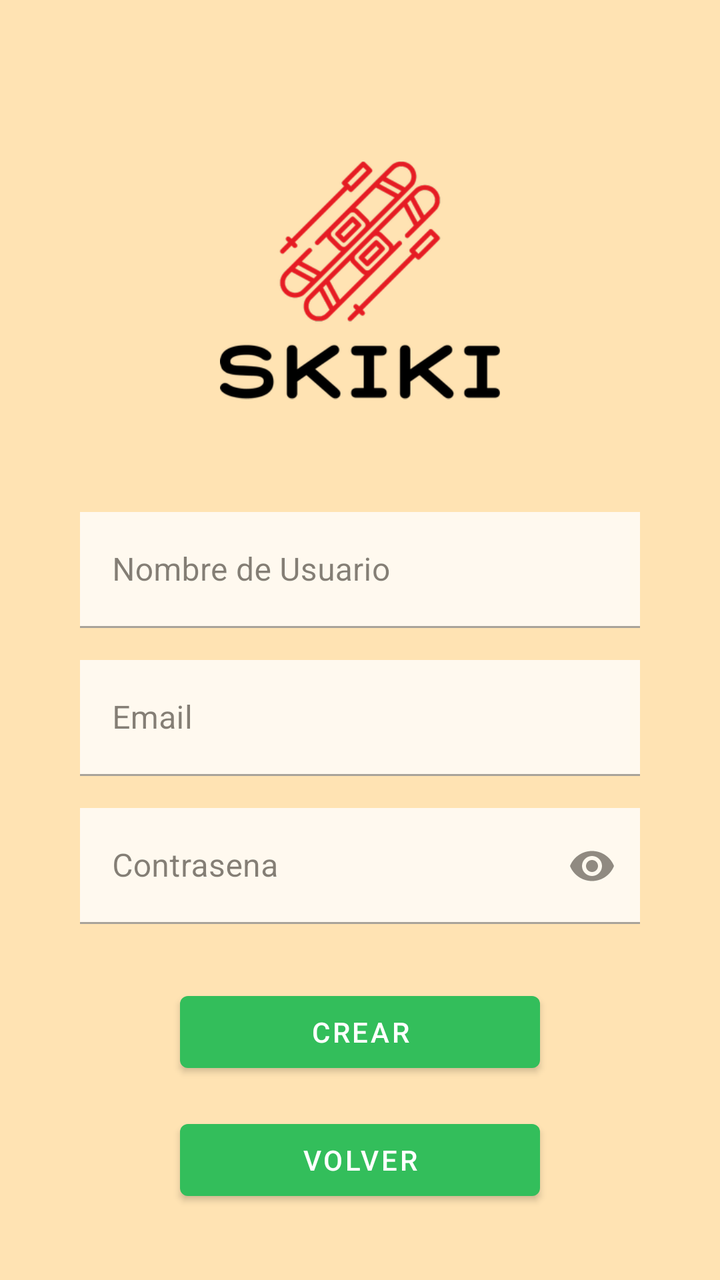
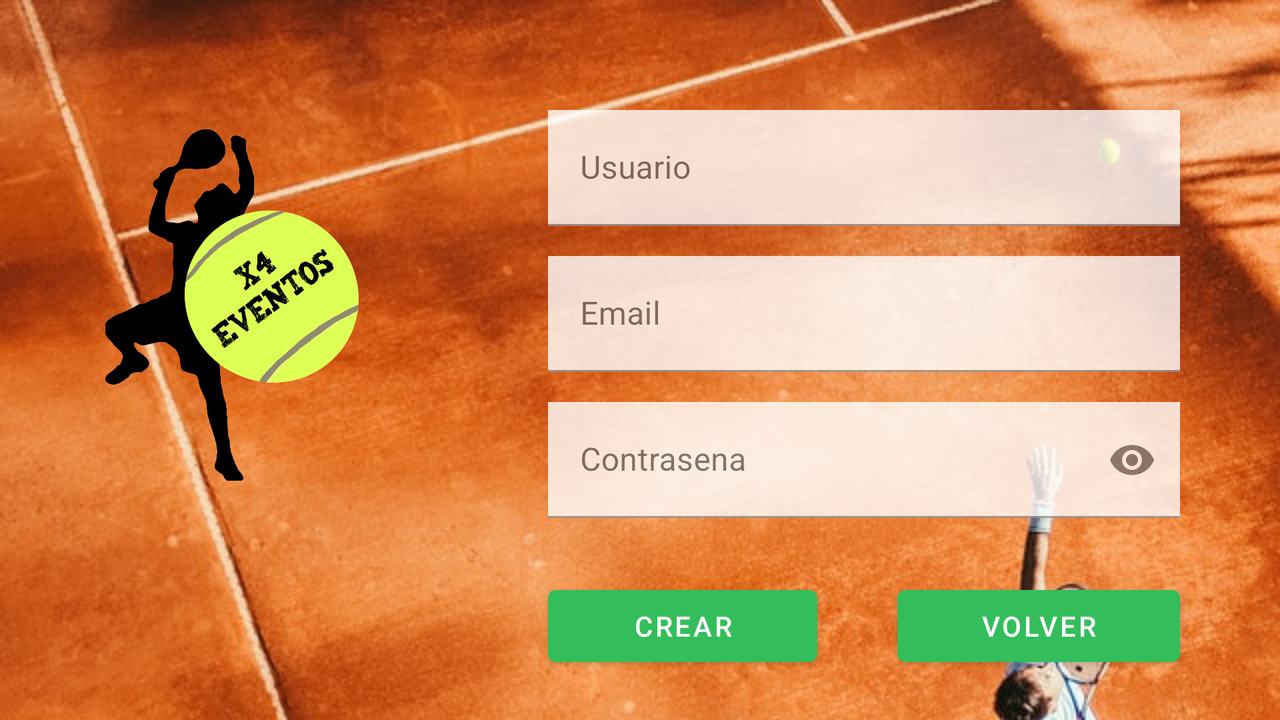

The same Android screen from two of the app's own layout files: first res/layout/ as a phone draws it, then the repository's variant for another configuration, drawn on a device whose configuration selects that folder. Both files follow.
<!-- AndroidManifest.xml: activity theme AppThemeNoActionBar -->
<!-- res/layout/activity_registration.xml -->
<?xml version="1.0" encoding="utf-8"?>
<androidx.constraintlayout.widget.ConstraintLayout xmlns:android="http://schemas.android.com/apk/res/android"
    xmlns:app="http://schemas.android.com/apk/res-auto"
    xmlns:tools="http://schemas.android.com/tools"
    android:layout_width="match_parent"
    android:layout_height="match_parent"
    android:background="@color/colorAccent"
    tools:context=".RegistrationActivity">

    

    <ImageView
        android:id="@+id/imageView3"
        android:layout_width="wrap_content"
        android:layout_height="wrap_content"
        app:layout_constraintStart_toStartOf="parent"
        app:layout_constraintTop_toTopOf="parent"
        android:scaleType="matrix"
        android:src="@drawable/sk3" />

    <ImageView
        android:id="@+id/imageView2"
        android:layout_width="0dp"
        android:layout_height="200dp"
        android:layout_marginTop="40dp"
        android:layout_marginHorizontal="20dp"
        app:layout_constraintEnd_toEndOf="@id/guideline2"
        app:layout_constraintHorizontal_bias="0.0"
        app:layout_constraintStart_toStartOf="@id/guideline1"
        app:layout_constraintTop_toTopOf="parent"
        android:src="@drawable/skiki"/>

    <com.google.android.material.textfield.TextInputLayout
        android:id="@+id/usernameTIL"
        android:layout_width="0dp"
        android:layout_height="58dp"
        android:layout_marginTop="16dp"
        android:layout_marginRight="40dp"
        android:layout_marginLeft="40dp"
        android:alpha="0.8"
        android:hint="Nombre de Usuario"
        android:background="@android:color/white"
        app:layout_constraintEnd_toEndOf="parent"
        app:layout_constraintStart_toStartOf="parent"
        app:layout_constraintTop_toBottomOf="@id/imageView2">

        <com.google.android.material.textfield.TextInputEditText
            android:layout_width="match_parent"
            android:layout_height="match_parent"
            android:background="@android:color/white"
            />

    </com.google.android.material.textfield.TextInputLayout>



    <com.google.android.material.textfield.TextInputLayout
        android:id="@+id/passwordTIL"
        android:layout_width="0dp"
        android:layout_height="58dp"
        android:layout_marginTop="16dp"
        android:layout_marginRight="40dp"
        android:layout_marginLeft="40dp"
        android:alpha="0.8"
        android:hint="Contrasena"
        app:endIconMode="password_toggle"
        android:background="@android:color/white"
        app:layout_constraintEnd_toEndOf="parent"
        app:layout_constraintStart_toStartOf="parent"
        app:layout_constraintTop_toBottomOf="@id/emailTIL">

        <com.google.android.material.textfield.TextInputEditText
            android:layout_width="match_parent"
            android:layout_height="match_parent"
            android:background="@android:color/white"
            android:inputType="textPassword"
            />
    </com.google.android.material.textfield.TextInputLayout>

    <com.google.android.material.textfield.TextInputLayout
        android:id="@+id/emailTIL"
        android:layout_width="0dp"
        android:layout_height="58dp"
        android:layout_marginTop="16dp"
        android:layout_marginRight="40dp"
        android:layout_marginLeft="40dp"
        android:alpha="0.8"
        android:hint="Email"
        android:background="@android:color/white"
        app:layout_constraintEnd_toEndOf="parent"
        app:layout_constraintStart_toStartOf="parent"
        app:layout_constraintTop_toBottomOf="@id/usernameTIL">

        <com.google.android.material.textfield.TextInputEditText
            android:layout_width="match_parent"
            android:layout_height="match_parent"
            android:background="@android:color/white"
            android:inputType="textEmailAddress"
            />
    </com.google.android.material.textfield.TextInputLayout>

    <androidx.constraintlayout.widget.Guideline
        android:id="@+id/guideline1"
        android:layout_width="wrap_content"
        android:layout_height="wrap_content"
        android:orientation="vertical"
        app:layout_constraintGuide_percent="0.25" />

    <androidx.constraintlayout.widget.Guideline
        android:id="@+id/guideline2"
        android:layout_width="wrap_content"
        android:layout_height="wrap_content"
        android:orientation="vertical"
        app:layout_constraintGuide_percent="0.75" />

    <com.google.android.material.button.MaterialButton
        android:id="@+id/material_btn_crear"
        android:layout_width="0dp"
        android:layout_height="wrap_content"
        android:layout_marginTop="30dp"
        android:text="@string/txt_crear"
        app:layout_constraintEnd_toEndOf="@id/guideline2"
        app:layout_constraintStart_toStartOf="@id/guideline1"
        app:layout_constraintTop_toBottomOf="@id/passwordTIL"
        style="@style/ButtonStraight"/>

    <com.google.android.material.button.MaterialButton
        android:id="@+id/material_btn_volver"
        android:layout_width="0dp"
        android:layout_height="wrap_content"
        android:layout_marginTop="16dp"
        android:text="@string/txt_volver"
        app:layout_constraintEnd_toEndOf="@id/guideline2"
        app:layout_constraintHorizontal_bias="0.0"
        app:layout_constraintStart_toStartOf="@id/guideline1"
        app:layout_constraintTop_toBottomOf="@+id/material_btn_crear"
        style="@style/ButtonStraight"/>

</androidx.constraintlayout.widget.ConstraintLayout>
<!-- resources referenced by this layout -->
<resources>
  <color name="colorAccent">#FFE3B3</color>
  <!-- drawable skiki: png bitmap (drawable, 40050 bytes) -->
  <string name="txt_crear">CREAR</string>
  <string name="txt_volver">VOLVER</string>
  <style name="AppThemeNoActionBar" parent="Theme.MaterialComponents.DayNight.NoActionBar">
          
          <item name="colorPrimary">@color/colorPrimary</item>
          <item name="colorPrimaryDark">@color/colorPrimaryDark</item>
          <item name="colorAccent">@color/colorAccent</item>
      </style>
  <color name="colorPrimary">#33BE5B</color>
  <color name="colorPrimaryDark">#0B8A30</color>
</resources>
<!-- res/layout-land/activity_registration.xml (the repository's variant of the layout above) -->
<!-- drawn on the phone turned sideways -->
<?xml version="1.0" encoding="utf-8"?>
<androidx.constraintlayout.widget.ConstraintLayout xmlns:android="http://schemas.android.com/apk/res/android"
    xmlns:app="http://schemas.android.com/apk/res-auto"
    xmlns:tools="http://schemas.android.com/tools"
    android:layout_width="match_parent"
    android:layout_height="match_parent"
    android:background="@color/colorAccent"
    tools:context=".RegistrationActivity">

    

    <ImageView
        android:id="@+id/imageView3"
        android:layout_width="wrap_content"
        android:layout_height="wrap_content"
        app:layout_constraintStart_toStartOf="parent"
        app:layout_constraintTop_toTopOf="parent"
        android:scaleType="matrix"
        android:src="@drawable/tenis_photo" />

    <ImageView
        android:id="@+id/imageView2"
        android:layout_width="0dp"
        android:layout_height="200dp"
        android:layout_marginTop="52dp"
        android:layout_marginLeft="40dp"
        app:layout_constraintEnd_toEndOf="@id/guideline1"
        app:layout_constraintStart_toStartOf="parent"
        app:layout_constraintTop_toTopOf="parent"
        android:src="@drawable/x4logo"
        android:background="@drawable/logo_background" />

    <com.google.android.material.textfield.TextInputLayout
        android:id="@+id/usernameTIL"
        android:layout_width="0dp"
        android:layout_height="58dp"
        android:layout_marginHorizontal="50dp"
        android:layout_marginTop="55dp"
        android:alpha="0.8"
        android:background="@android:color/white"
        android:hint="Usuario"
        app:layout_constraintEnd_toEndOf="parent"
        app:layout_constraintStart_toStartOf="@id/guideline1"
        app:layout_constraintTop_toTopOf="parent">

        <com.google.android.material.textfield.TextInputEditText
            android:layout_width="match_parent"
            android:layout_height="match_parent"
            android:background="@android:color/white" />
    </com.google.android.material.textfield.TextInputLayout>

    <com.google.android.material.textfield.TextInputLayout
        android:id="@+id/emailTIL"
        android:layout_width="0dp"
        android:layout_height="58dp"
        android:layout_marginHorizontal="50dp"
        android:layout_marginTop="15dp"
        android:alpha="0.8"
        android:background="@android:color/white"
        android:hint="Email"
        app:layout_constraintEnd_toEndOf="parent"
        app:layout_constraintStart_toStartOf="@id/guideline1"
        app:layout_constraintTop_toBottomOf="@id/usernameTIL">

        <com.google.android.material.textfield.TextInputEditText
            android:layout_width="match_parent"
            android:layout_height="match_parent"
            android:background="@android:color/white"
            android:inputType="textEmailAddress" />
    </com.google.android.material.textfield.TextInputLayout>


    <com.google.android.material.textfield.TextInputLayout
        android:id="@+id/passwordTIL"
        android:layout_width="0dp"
        android:layout_height="58dp"
        android:layout_marginHorizontal="50dp"
        android:layout_marginTop="15dp"
        android:alpha="0.8"
        android:background="@android:color/white"
        android:hint="Contrasena"
        app:endIconMode="password_toggle"
        app:layout_constraintEnd_toEndOf="parent"
        app:layout_constraintStart_toStartOf="@id/guideline1"
        app:layout_constraintTop_toBottomOf="@id/emailTIL">

        <com.google.android.material.textfield.TextInputEditText
            android:layout_width="match_parent"
            android:layout_height="match_parent"
            android:background="@android:color/white"
            android:inputType="textPassword" />
    </com.google.android.material.textfield.TextInputLayout>

    <androidx.constraintlayout.widget.Guideline
        android:id="@+id/guideline1"
        android:layout_width="wrap_content"
        android:layout_height="wrap_content"
        android:orientation="vertical"
        app:layout_constraintGuide_percent="0.35" />

    <androidx.constraintlayout.widget.Guideline
        android:id="@+id/guideline2"
        android:layout_width="wrap_content"
        android:layout_height="wrap_content"
        android:orientation="vertical"
        app:layout_constraintGuide_percent="0.67" />

    <com.google.android.material.button.MaterialButton
        android:id="@+id/material_btn_crear"
        android:layout_width="0dp"
        android:layout_height="wrap_content"
        android:layout_marginLeft="50dp"
        android:layout_marginTop="30dp"
        android:layout_marginRight="20dp"
        android:text="@string/txt_crear"
        app:layout_constraintEnd_toEndOf="@id/guideline2"
        app:layout_constraintStart_toStartOf="@id/guideline1"
        app:layout_constraintTop_toBottomOf="@id/passwordTIL" />

    <com.google.android.material.button.MaterialButton
        android:id="@+id/material_btn_volver"
        android:layout_width="0dp"
        android:layout_height="wrap_content"
        android:layout_marginLeft="20dp"
        android:layout_marginTop="30dp"
        android:layout_marginRight="50dp"
        android:text="@string/txt_volver"
        app:layout_constraintEnd_toEndOf="parent"
        app:layout_constraintStart_toStartOf="@id/guideline2"
        app:layout_constraintTop_toBottomOf="@id/passwordTIL" />

    <androidx.constraintlayout.widget.Guideline
        android:id="@+id/guideline3"
        android:layout_width="wrap_content"
        android:layout_height="wrap_content"
        android:orientation="vertical"
        app:layout_constraintGuide_percent="0.5" />
</androidx.constraintlayout.widget.ConstraintLayout>
<!-- resources referenced by the variant -->
<!-- as the phone turned sideways resolves them -->
<resources>
  <color name="colorAccent">#FFE3B3</color>
  <!-- drawable tenis_photo: jpeg bitmap (drawable, 172377 bytes) -->
  <!-- drawable x4logo: png bitmap (drawable-v24, 292250 bytes) -->
  <string name="txt_crear">CREAR</string>
  <string name="txt_volver">VOLVER</string>
  <style name="AppThemeNoActionBar" parent="Theme.MaterialComponents.DayNight.NoActionBar">
          
          <item name="colorPrimary">@color/colorPrimary</item>
          <item name="colorPrimaryDark">@color/colorPrimaryDark</item>
          <item name="colorAccent">@color/colorAccent</item>
      </style>
  <color name="colorPrimary">#33BE5B</color>
  <color name="colorPrimaryDark">#0B8A30</color>
</resources>
